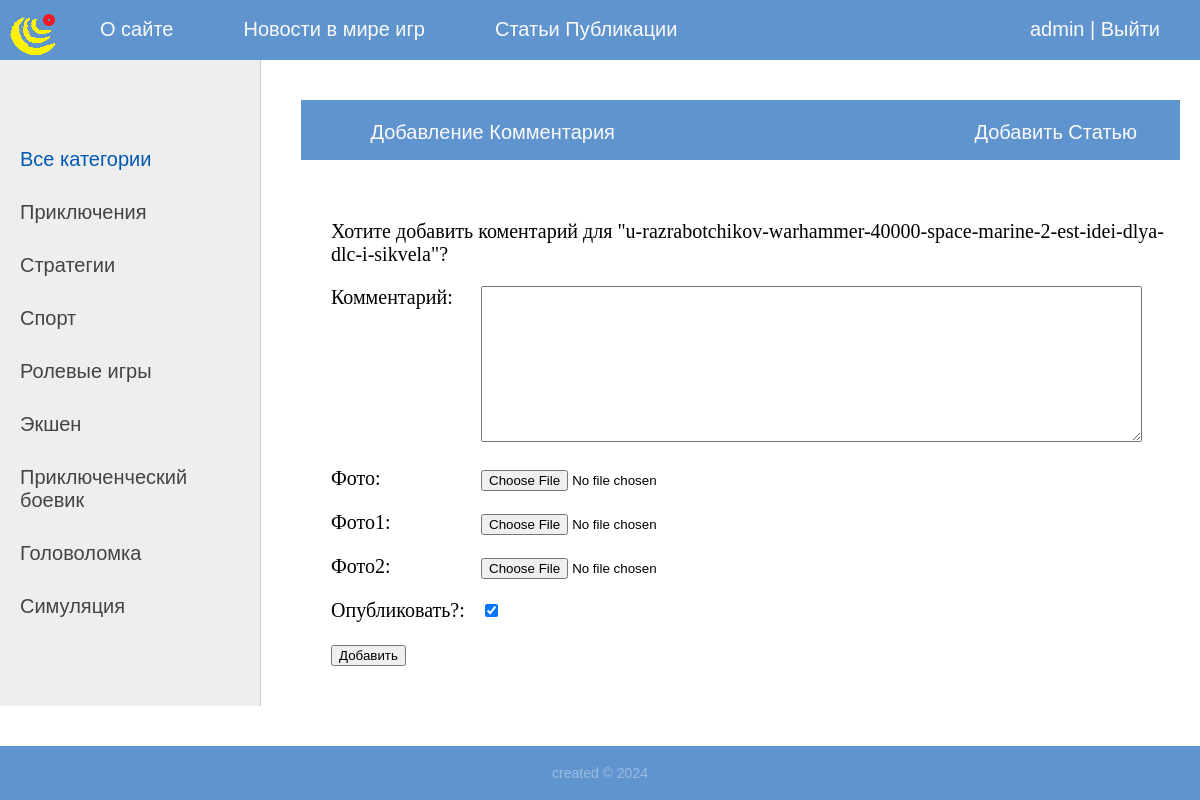
Page /article_comment/u-razrabotchikov-warhammer-40000-space-marine-2-est-idei-dlya-dlc-i-sikvela (signed in) on the committed database.
### blog/models.py (models this page shows, shortened)
class Category(models.Model):
    name = models.CharField(max_length=100, db_index=True, verbose_name='Категория')
    description = models.TextField(blank=True, verbose_name='Описание')
    slug = models.SlugField(max_length=255, unique=True, db_index=True, verbose_name="URL")
    def get_absolute_url(self):
        return reverse('category', kwargs={'cat_slug': self.slug})
    class Meta:
        verbose_name = 'Категории игр'
        verbose_name_plural = 'Категории игр'

### blog/views.py (the view, shortened to what this page needs)
# urls.py: path('article_comment/<slug:slug>', views.ArticleCommentAdd.as_view(), name='article_comment'),
class ArticleCommentAdd(LoginRequiredMixin, DataMixin, CreateView):
    form_class = CommentForm
    template_name = 'blog/article_comment.html'
    context_object_name = 'page'
    login_url = '/login/'
    def get_context_data(self, **kwargs):
        context = super().get_context_data(**kwargs)
        c_def = self.get_user_context(title='Добавление Комментария', obj=self.kwargs['slug'])
        return dict(list(context.items()) + list(c_def.items()))

### blog/forms.py
class CommentForm(forms.ModelForm):
    class Meta:
        model = Comment
        fields = ('content', 'photo', 'photo1', 'photo2', 'active')
        widgets = {
            'content': forms.Textarea(attrs={'cols': 80, 'rows': 10}),
        }

### blog/templatetags/blog_tags.py (called while the page is built)
@register.simple_tag()
def get_menu():
    return menu

@register.simple_tag()
def get_b_menu():
    return b_menu

### blog/utils.py (called while the page is built)
    def get_user_context(self, **kwargs):
        context = kwargs
        cats = Category.objects.annotate(Count('name'))
        context['cats'] = cats
        if 'cat_selected' not in context:
            context['cat_selected'] = 0
        return context

### templates/blog/article_comment.html (shortened to what this page needs)
{% extends 'blog/base.html' %}
{% load blog_tags %}
{% block content %}
<form  method="post" enctype="multipart/form-data">
    <p>Хотите добавить коментарий для "{{ obj }}"?</p>
    {% for f in form %}
    <p><label class="form-label" for="{{ f.id_for_label }}">{{f.label}}: </label>{{ f }} </p>
    {% endfor %}
    <button type="submit">Добавить</button>
</form>
    {% endblock %}

### templates/blog/base.html (shortened to what this page needs)
{% load static %}
{% load blog_tags %}
<!DOCTYPE html>
<html lang="ru">
	<head>
		<link rel="stylesheet" type="text/css" href="{% static 'blog/css/styles.css' %}">
	</head>
	<body>
		<table class="table-page" border=0 cellpadding="0" cellspacing="0">
			<tr>
				<td valign=top>
{% block mainmenu %}
			<div class="header">
						<ul id="mainmenu" class="mainmenu">
						<li class="logo"><a href="{% url 'home' %}"><div class="logo"></div></a></li>
	{% get_menu as menu %}
				{% for m in menu %}
						<li><a href="{% url m.url_name %}">{{m.title}}</a></li>
				{% endfor %}
				{% if request.user.is_authenticated %}
							<li class="last"><a href="{% url 'profile' %}">{{user.username}}</a> | <a href="{% url 'logout' %}">Выйти</a></li>
				{% else %}
							<li class="last"><a href="{% url 'register' %}">Регистрация</a>|<a href="{% url 'login' %}">Войти</a></li>
				{% endif %}
						</ul>
			</div>
{% endblock %}
					<table class="table-content" border=0 cellpadding="0" cellspacing="0">
						<tr>
							<td valign="top" class="left-chapters">
{% block sidebar %}
					<br>
					<ul id="leftchapters">
					{% if cat_selected == 0 %}
						<li class="selected">Всe категории</li>
					{% else %}
						<li><a href="{% url 'blog' %}">Всe категории</a></li>
					{% endif %}
						{% for c in cats %}
							{% if c.name__count > 0 %}
								{% if c.pk == cat_selected %}
									<li class="selected">{{c.name}}</li>
								{% else %}
									<li><a href="{{ c.get_absolute_url }}">{{c.name}}</a></li>
								{% endif %}
							{% endif %}
						{% endfor %}
			</ul>
{% endblock %}
							<td valign="top" class="content">
{% block breadcrumbs %}
			<div class="header">
				<ul id="blog_menu" class="mainmenu">
				{% if request.user.is_authenticated %}
	{% get_b_menu as b_menu %}
					{% for b_m in b_menu %}
						{% if not forloop.last %}
							<li><a href="{% url b_m.url_name %}">{{b_m.title}}</a></li>
						{% else %}
							<li class="last">
								<table>
									<tr>
										<td align="left" style="width: 600px">{{title}}</td>
									<td><a href="{% url b_m.url_name %}">{{b_m.title}}</a></td>
									</tr>
								</table>
							</li>
						{% endif %}
					{% endfor %}
				{% endif %}
				</ul>
			</div>
{% endblock %}
								<div class="content-text">
{% block content %}
{% endblock %}
								</div>
							</td>
						</tr>
					</table>
				</td>
			</tr>
			<tr>
				<td valign=top>
					<div id="footer">
				 		<p align="center">created © 2024</p>
					</div>
				</td>
			</tr>
		</table>
	</body>
</html>

### static/blog/css/styles.css (style rules this page uses)
html, body { font-family: 'Arial', serif; margin: 0; padding: 0; height: 100%; width: 100%; color: #6094cf; }
a { color: #0059b2; text-decoration: none; }
.table-page { width: 100%; height: 100%; vertical-align: top; }
.table-page tr { height: 100%; }
.header { background: #6094cf; height: 60px; }
.logo { background: url('../images/logo.png') no-repeat 10px 5px; width: 70px; height: 60px; }
ul.mainmenu { list-style: none; margin: 0; padding: 0; height: 60px; color: #fafafa; font-size: 20px; overflow: hidden; }
ul.mainmenu li { float: left; margin: 18px 40px 0 30px; }
ul.mainmenu li.logo { margin: 0; }
ul.mainmenu li.last { float: right; }
ul.mainmenu li a { color: #fafafa; text-decoration: none; }
.left-chapters { margin: 0; background: #eee; border-right: 1px solid #ccc; min-height: 100%; }
.left-chapters ul { width: 230px; min-height: 100%; margin: 0; padding: 20px 10px 10px 20px; list-style: none; font-size: 20px; }
.left-chapters ul li { margin: 30px 0 0 0; color: #999; }
.left-chapters ul li.selected { color: #0059b2; }
.left-chapters ul li a { color: #444; text-decoration: none; }
.content { padding: 40px 20px 20px 40px; width: 100%; box-sizing: border-box; }
.content-text { margin: 60px 0 0 30px; color: #000; font-size: 20px; font-family: Yandex Sans Display Light; }
#footer { box-sizing: border-box; background: #6094cf; padding: 5px; color: rgba(255, 255, 255, 0.37); font-size: 14px; font-family: Verdana, Geneva, Arial, Helvetica; text-align: left; overflow: hidden; }
.form-label { display: inline-block; min-width: 150px; vertical-align: top; }

### rows in the picture
Category: name "Приключения"
Category: name "Стратегии"
Category: name "Спорт"
Category: name "Ролевые игры"
Category: name "Экшен"
Category: name "Приключенческий боевик"
Category: name "Головоломка"
Category: name "Симуляция"

### other values in the picture
{{ m.title }} "O сайте" "Новости в мире игр" "Статьи Публикации"
{{ user.username }} "admin"
{{ title }} "Добавление Комментария"
{{ b_m.title }} "Добавить Статью"
{{ obj }} "u-razrabotchikov-warhammer-40000-space-marine-2-est-idei-dlya-dlc-i-sikvela"
{{ f.label }} "Комментарий" "Фото" "Фото1" "Фото2" "Опубликовать?"
